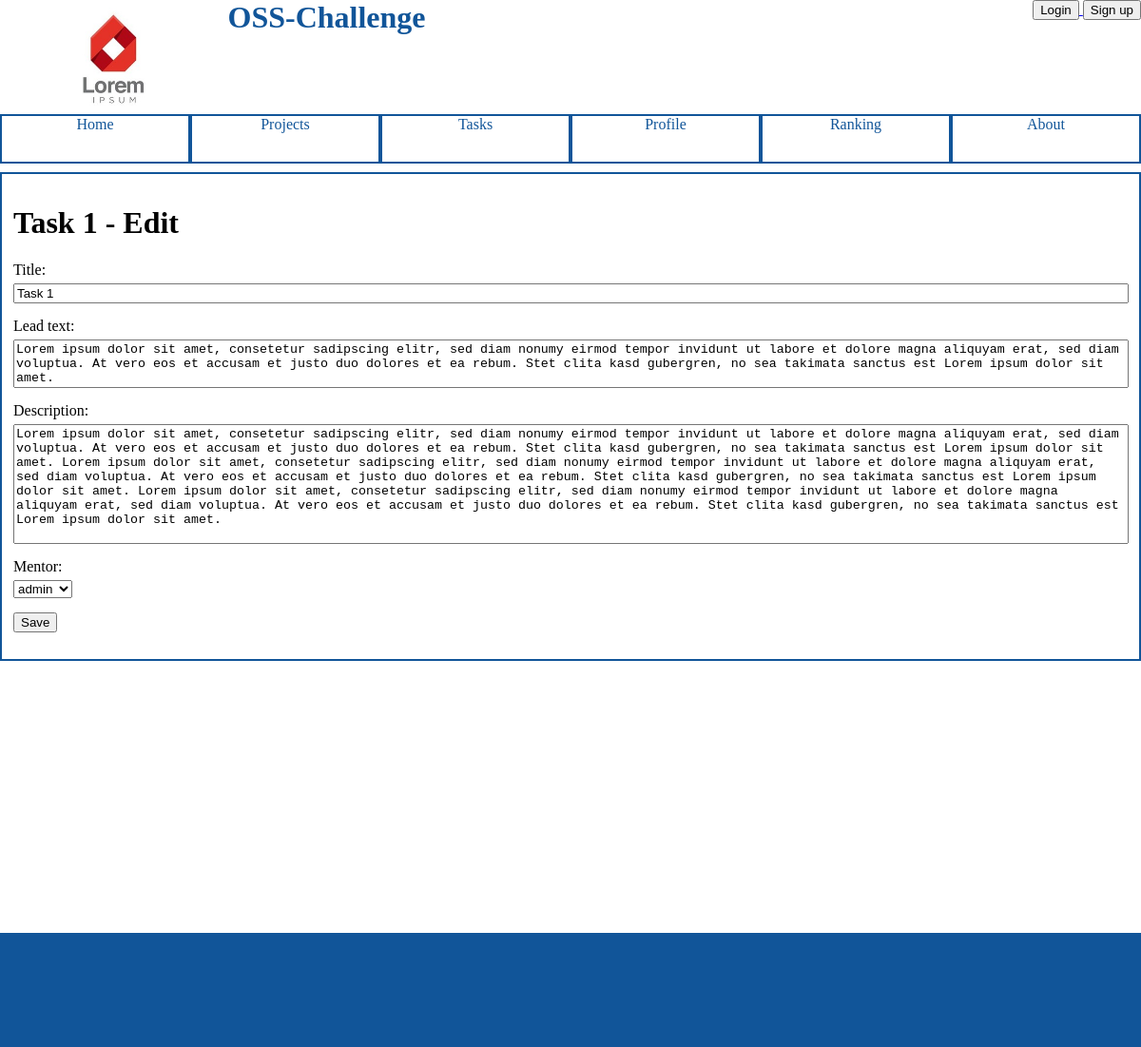
The page /tasks/1/edit/ on the database as committed earlier.
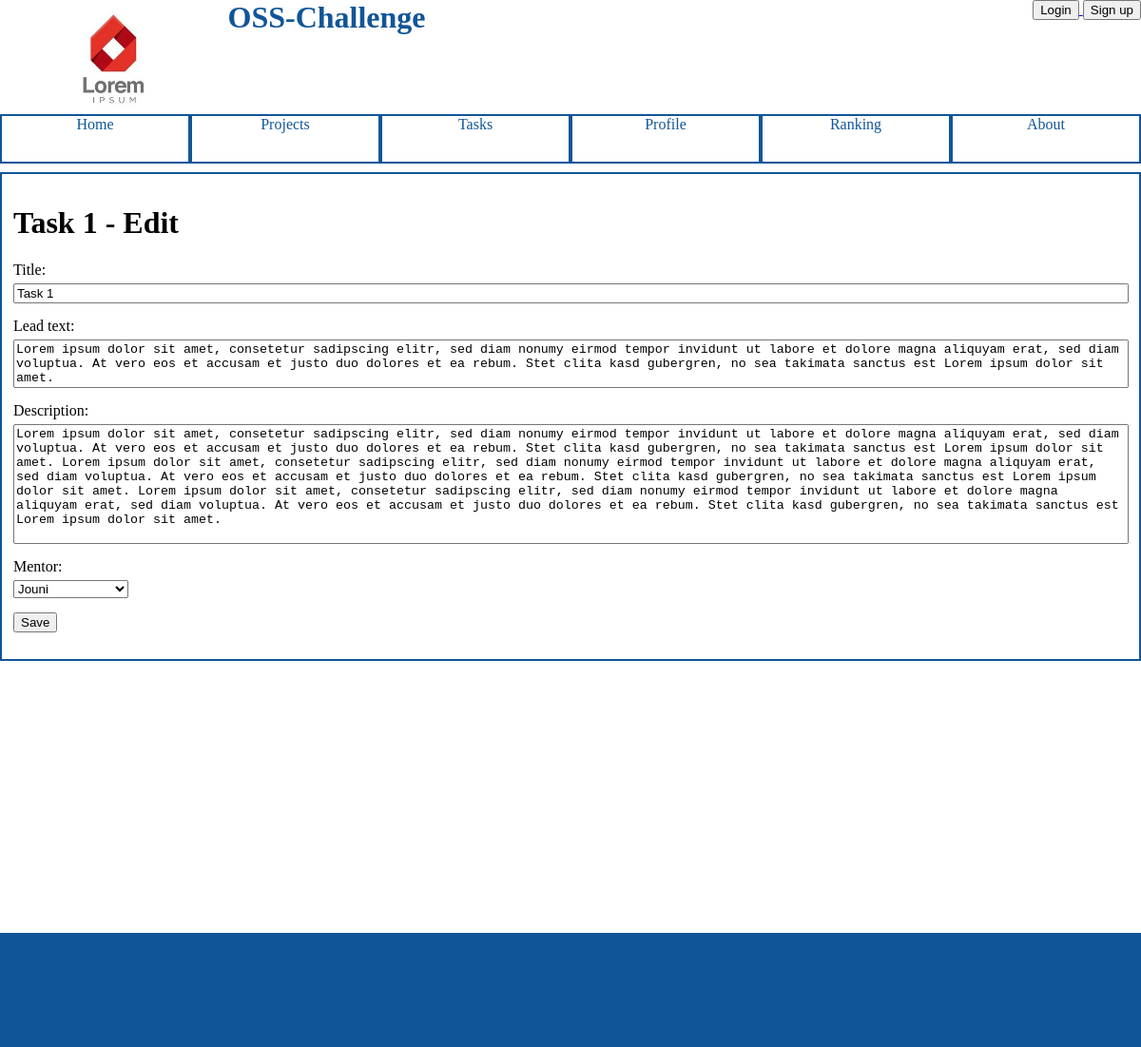
The same page on the database as committed later.
### osschallenge/models.py (models this page shows, shortened)
class Task(models.Model):
    title = models.CharField(max_length=50)
    lead_text = models.CharField(max_length=300)
    description = models.CharField(max_length=5000)
    mentor = models.ForeignKey(User, related_name = "task_mentor")
    project = models.ForeignKey(Project, related_name = "task_project")
    contributers = models.ManyToManyField(
        User,
        related_name = "task_contributers"
    )

### osschallenge/views.py (the view)
def EditTaskView(request, pk):
    task = get_object_or_404(Task, pk=pk)
    if request.method == 'POST':
        form = TaskForm(request.POST, instance=task)
        if form.is_valid():
            task = form.save()
            return redirect('task', pk=task.pk)
    else:
        form = TaskForm(instance=task)
    return render(
        request,
        'osschallenge/edittask.html',
        {
            'form': form,
            'task': task,
        }
    )

### osschallenge/forms.py
class TaskForm(ModelForm):
    class Meta:
        model = Task
        fields = ['title', 'lead_text', 'description', 'mentor']
        widgets = {
            'lead_text': Textarea(attrs={
                'cols': 100,
                'rows': 3,
            }),
            'description': Textarea(attrs={
                'cols': 100,
                'rows': 8,
            }),
        }

### osschallenge/templates/osschallenge/edittask.html (shortened to what this page needs)
{% extends 'osschallenge/index.html' %}
{% block content %}
    <div class="detail">
        <h1>{{ task.title }} - Edit</h1>
        <form action="" method="post" class="edit"/>
            {% for field in form %}
                <div>
                    {{ field.label_tag }}<br>
                    {{ field }}
                </div>
            {% endfor %}
            <input type="submit" value="Save"/>
    </div>
{% endblock content %}

Rows that differ between the two databases and show on the page:
changed Task "Task 1": mentor "admin" → "Jouni"
